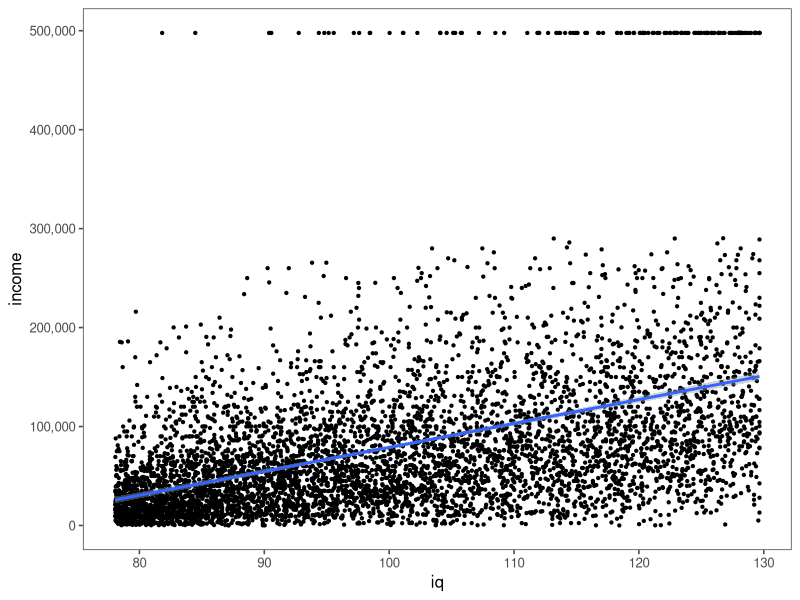
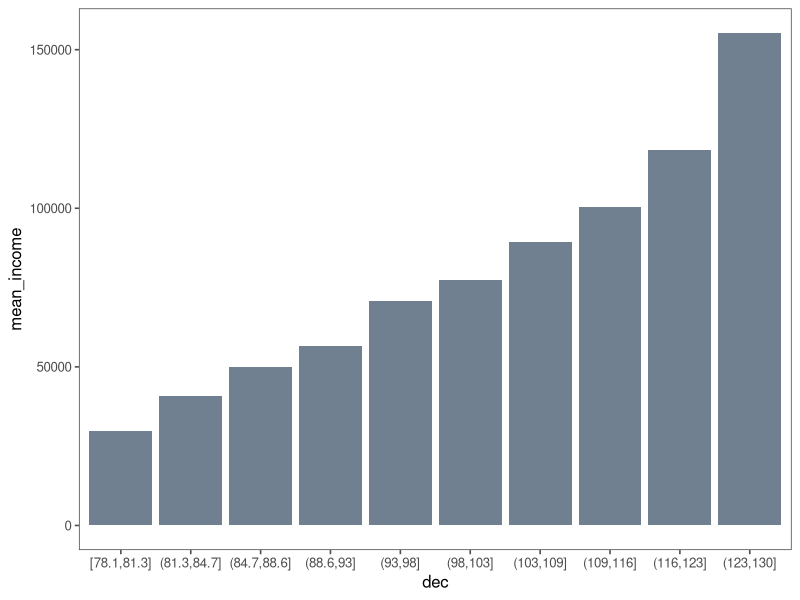
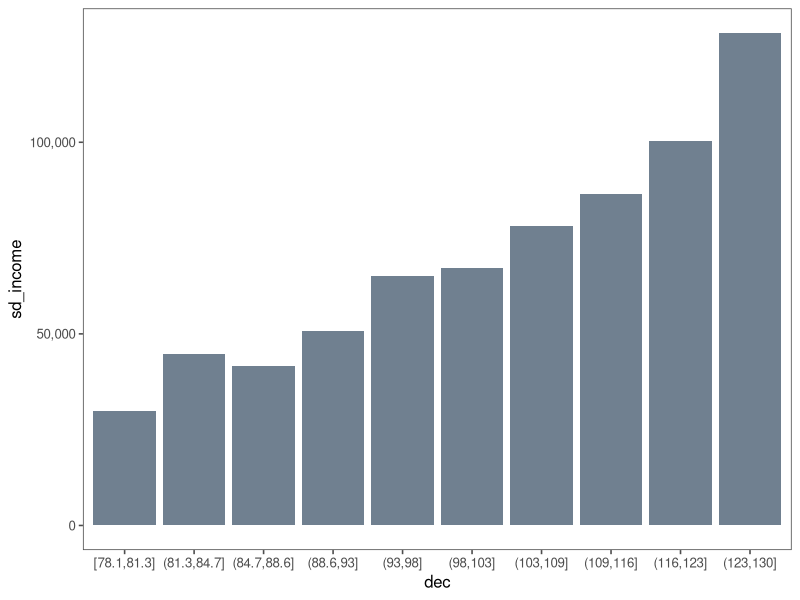

Write R code to recreate these figures, in order.
#! /usr/bin/Rscript

library(dplyr)
library(ggplot2)
library(ggthemes)
library(scales)

df        <- read.csv("default.csv") %>%
             filter(R0618301 > 0 & T4112300 > 0) %>%
             mutate(iq=((R0618301 - mean(R0618301)) / sd(R0618301)) * 
                                 15 + 100) %>%
             mutate(dec=cut(iq, unique(quantile(iq, seq(0, 1, 0.1))),
                            include.lowest=TRUE)) %>%
             select(-R0618301)
names(df) <- c("id", "income", "iq", "dec")

g1        <- ggplot(data=df, aes(iq, income)) +
             geom_point(cex=0.8) +
             stat_smooth(method="lm", lwd=1) +
             scale_y_continuous(labels=comma) +
             theme_few()
png(filename="income_iq.png", height=600, width=480)
g1
dev.off()

means     <- summarise(group_by(df, dec), mean_income=mean(income))

g2        <- ggplot(means, aes(dec, mean_income)) +
             geom_bar(stat="identity", fill="slategrey") +
             theme_few()
png(filename="mean_income.png", height=600, width=400)
g2
dev.off()

sds       <- summarise(group_by(df, dec), sd_income=sd(income))

g3        <- ggplot(sds, aes(dec, sd_income)) +
             geom_bar(stat="identity", fill="slategrey") +
             scale_y_continuous(labels=comma) +
             theme_few()
png(filename="sd_income.png", height=600, width=400)
g3
dev.off()
